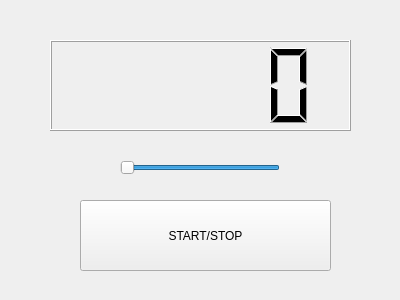
<?xml version="1.0" encoding="UTF-8"?>
<ui version="4.0">
 <class>Counter</class>
 <widget class="QWidget" name="Counter">
  <property name="geometry">
   <rect>
    <x>0</x>
    <y>0</y>
    <width>400</width>
    <height>300</height>
   </rect>
  </property>
  <property name="windowTitle">
   <string>Counter</string>
  </property>
  <widget class="QPushButton" name="button">
   <property name="geometry">
    <rect>
     <x>80</x>
     <y>200</y>
     <width>251</width>
     <height>71</height>
    </rect>
   </property>
   <property name="text">
    <string>START/STOP</string>
   </property>
  </widget>
  <widget class="QLCDNumber" name="lcdNumber">
   <property name="geometry">
    <rect>
     <x>50</x>
     <y>40</y>
     <width>301</width>
     <height>91</height>
    </rect>
   </property>
  </widget>
  <widget class="QSlider" name="horizontalSlider">
   <property name="geometry">
    <rect>
     <x>120</x>
     <y>160</y>
     <width>160</width>
     <height>16</height>
    </rect>
   </property>
   <property name="layoutDirection">
    <enum>Qt::RightToLeft</enum>
   </property>
   <property name="minimum">
    <number>5</number>
   </property>
   <property name="maximum">
    <number>500</number>
   </property>
   <property name="singleStep">
    <number>10</number>
   </property>
   <property name="sliderPosition">
    <number>500</number>
   </property>
   <property name="orientation">
    <enum>Qt::Horizontal</enum>
   </property>
   <property name="invertedAppearance">
    <bool>false</bool>
   </property>
   <property name="invertedControls">
    <bool>false</bool>
   </property>
  </widget>
 </widget>
 <resources/>
 <connections/>
</ui>
